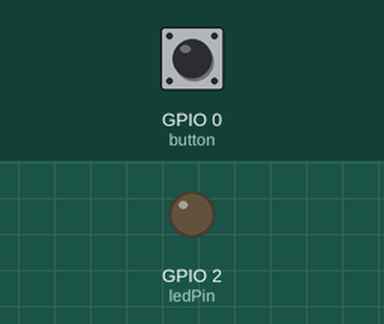
A sketch run on a simulated ESP32. Shown: output pins drawn as LEDs (lit = HIGH). The inputs (shaded band) are chosen by the test bench; at power-on: GPIO 0 (button) HIGH. What the sketch prints to the serial monitor is not drawn.

Above: at 1.2 s.
1.3 s: GPIO 0 (button) pulled LOW for 3.2 s
At 2.0 s:
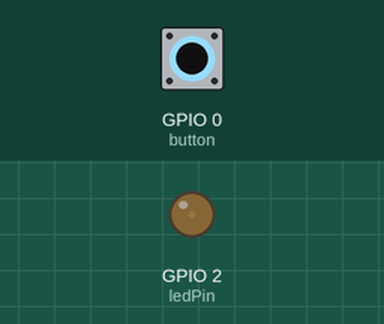
7.3 s: GPIO 0 (button) pulled LOW for 0.15 s
At 7.7 s:
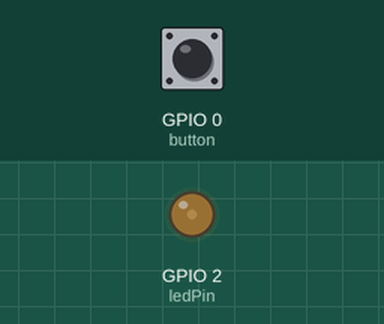
10.4 s: GPIO 0 (button) pulled LOW for 3.2 s
At 11.3 s:
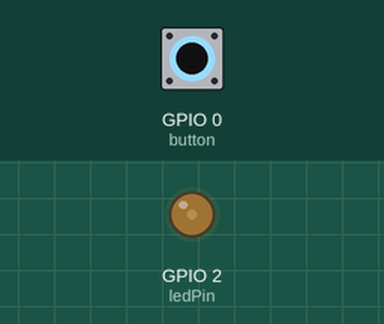
16.4 s: GPIO 0 (button) pulled LOW for 1 s
At 18.2 s:
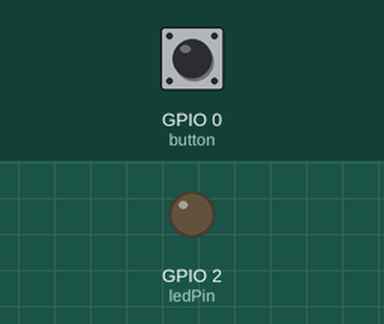
20.4 s: GPIO 0 (button) pulsed LOW 2 times (0.12 s each, 0.3 s apart)
At 21.3 s:
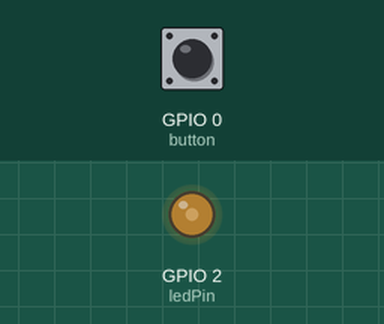
23.5 s: GPIO 0 (button) pulsed LOW 5 times (0.12 s each, 0.3 s apart)
At 24.7 s:
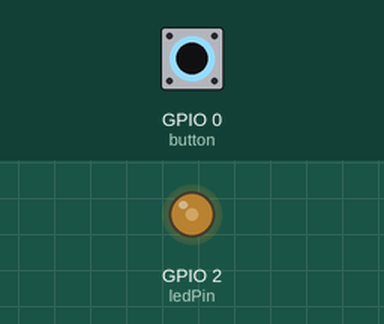
Timing chart, 0 to 26.5 s (numbered marks = the images above; inputs shaded):
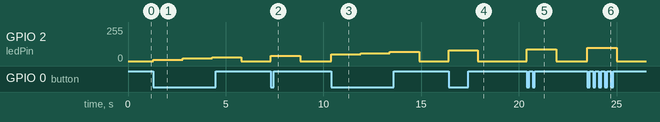

The sketch:

29.Wrong_TimerCode_GoodLearning.ino
```cpp
hw_timer_t * timer_v = NULL;

volatile int counter = 0 ;

// FOR LED
int button = 0 ;
int ledPin = 2;

// FOR PWM
int channel = 0;
int resolution  = 8;
int frequency  = 5000;

// we are trying to make a pin to low
void IRAM_ATTR someFunction()
{
	// digitalWrite(button) = LOW; // wrong syntax
	digitalWrite(button, LOW);  // button is INPUT_PULLUPwhich cant be written using the digitalWrite

	Serial.println("Through timer and interrupt we are setting the button to low state through digital write ");
}

void setup()
{
	pinMode(button, INPUT_PULLUP);
	ledcSetup(channel, frequency, resolution);
	ledcAttachPin(ledPin, channel);

	// TIMER
	timer_v = timerBegin(0, 8000, true);
	// prescaler =  8000
	// 80 000 000 / 8000 -> 10 000 | 1 000 000 / 10 000 = 100 micro sec

	timerAttachInterrupt(timer_v, &someFunction, true);

	timerAlarmWrite(timer_v, 10000, true);

	// here true is for auto reload after interrupt occur

	timerAlarmEnable(timer_v);

	Serial.begin(115200);
}

void loop()
{
	if(digitalRead(button)==LOW)
	{
		Serial.println("Button pressed through interrupt / timer  \n");
		 digitalWrite(button, HIGH);
		counter++;
		const int constt = 10;
		int dutyCycle = constt * counter;


		if(dutyCycle > 255)
		{
			Serial.println("Duty cycle reached to max \n");
		}
		ledcWrite(channel, dutyCycle);
		delay(1500); // 1.5 sec delay
	}
	else
	{
		Serial.println("Button state is low ");
		ledcWrite(channel, 0);
	}
}
```

Measured:
- after the input at 1.3 s, GPIO 2 (ledPin): 0/255 → 10/255 at once, → 20/255 1.5 s later, → 30/255 1.5 s later, → 0/255 1.5 s later
- after the input at 7.3 s, GPIO 2 (ledPin): 0/255 → 40/255 at once, → 0/255 1.5 s later
- after the input at 10.4 s, GPIO 2 (ledPin): 0/255 → 50/255 at once, → 60/255 1.5 s later, → 70/255 1.5 s later, → 0/255 1.5 s later
- after the input at 16.4 s, GPIO 2 (ledPin): 0/255 → 80/255 at once, → 0/255 1.5 s later
- after the input at 20.4 s, GPIO 2 (ledPin): 0/255 → 90/255 at once, → 0/255 1.5 s later
- after the input at 23.5 s, GPIO 2 (ledPin): 0/255 → 100/255 at once, → 0/255 1.5 s later
